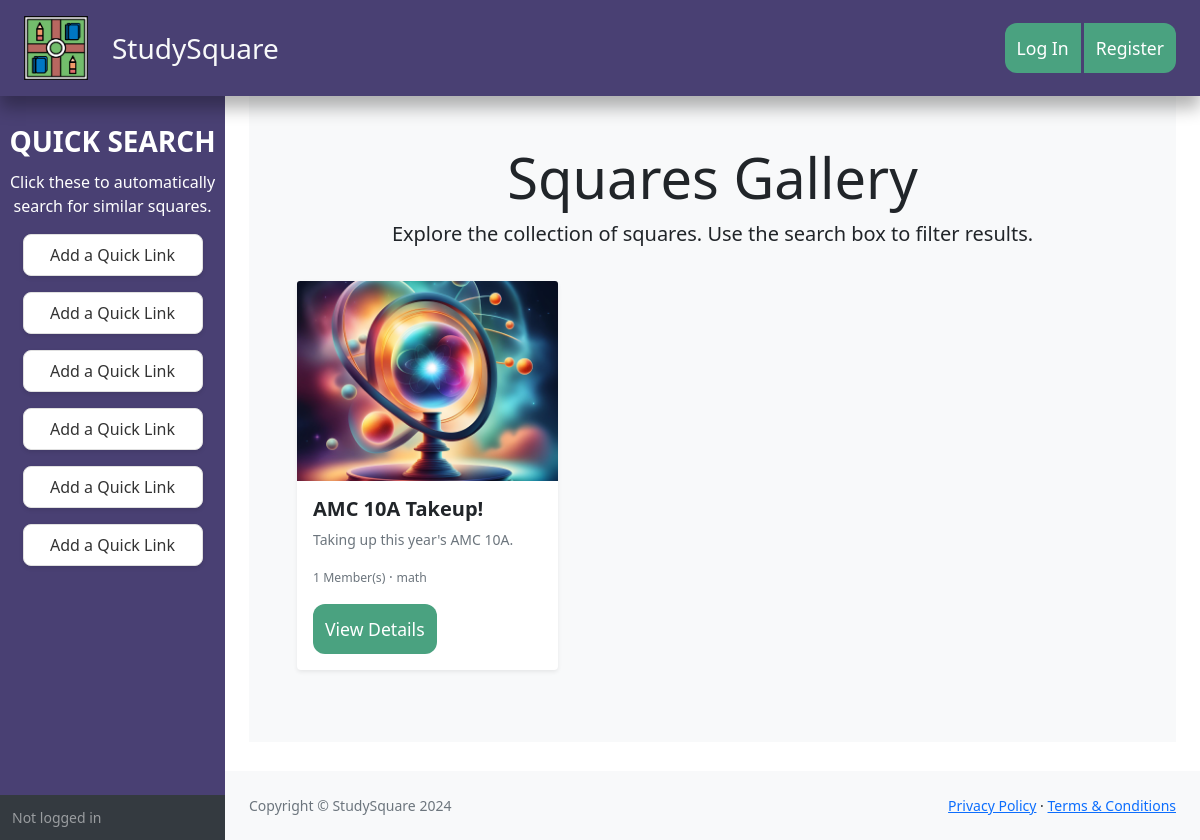
/squares, run on the app's committed database.
### tables this page shows
CREATE TABLE 'squares' (
                'id' varchar(6) NOT NULL UNIQUE,
                'name' varchar(256) NOT NULL,
                'creator' integer NOT NULL,
                'create_date' datetime NOT NULL DEFAULT(0),
                'preview' varchar(200),
                'description' varchar(1000),
                'public' boolean NOT NULL DEFAULT(1),
                'members' integer NOT NULL DEFAULT(1),
                'meeting_code' varchar(64) NOT NULL,
                'image_type' integer NOT NULL,
                'topic' varchar(64) NOT NULL
            );

### application.py (the view)
@app.route("/squares")
def squares():
    title = request.args.get("title")
    if not title:
        title = None
    query = "SELECT * FROM squares"
    modifier = ""
    args = []
    if title:
        modifier += " WHERE (LOWER(name) LIKE ?)"
        args.append('%' + title.lower() + '%')
    query += modifier
    data = db.execute(query, *args)
    if not data:
        flash("No such squares found.", "warning")
        return redirect("/")
    return render_template("square/squares.html", squares=data)

### application.py (called while the page is built)
@app.after_request
def security_policies(response):
    response.headers['Strict-Transport-Security'] = 'max-age=31536000; includeSubDomains'
    response.headers['X-Content-Type-Options'] = 'nosniff'
    response.headers['X-Frame-Options'] = 'SAMEORIGIN'
    response.headers['X-XSS-Protection'] = '1; mode=block'
    return response

### templates/square/squares.html (shortened to what this page needs)
{% extends "layout.html" %}
{% block main %}
<section class="squares-container">
    <div class="squares-header text-center">
        <h1 class="display-4">Squares Gallery</h1>
        <p class="lead">Explore the collection of squares. Use the search box to filter results.</p>
    </div>
    <div class="squares-grid row">
        {% for square in squares %}
            <div class="col-md-4 mb-4">
                <div class="card shadow-sm rounded">
                    <img src="static/square{{ square.image_type }}.png" class="card-img-top img-fluid" alt="{{ square.name }}">
                    <div class="card-body">
                        <h5 class="card-title">{{ square.name }}</h5>
                        <p class="card-text">{{ square.preview }}</p>
                        <p class="card-text"><small class="text-muted">{{ square.members }} Member(s)</small> &middot; <small class="text-muted">{{ square.topic }}</small></p>
                        <a href="/square/{{ square.id }}" class="btn btn-primary">View Details</a>
                    </div>
                </div>
            </div>
        {% endfor %}
    </div>
</section>
{% endblock %}
{% block sidebar %}
<div class="nav">
    <center>
    <div class="fs-3 fw-bold mt-4 mb-2" style="color: white;">QUICK SEARCH</div>
    <div class="fs-6 mb-3" style="color: white">Click these to automatically search for similar squares.</div>
    <ul class="quicksearch-list">
        <li class="quicksearch-item">
            <a href="#" class="quicksearch-link">Add a Quick Link</a>
        </li>
        <li class="quicksearch-item">
            <a href="#" class="quicksearch-link">Add a Quick Link</a>
        </li>
        <li class="quicksearch-item">
            <a href="#" class="quicksearch-link">Add a Quick Link</a>
        </li>
        <li class="quicksearch-item">
            <a href="#" class="quicksearch-link">Add a Quick Link</a>
        </li>
        <li class="quicksearch-item">
            <a href="#" class="quicksearch-link">Add a Quick Link</a>
        </li>
        <li class="quicksearch-item">
            <a href="#" class="quicksearch-link">Add a Quick Link</a>
        </li>
    </ul>
</center>
</div>
{% endblock %}

### templates/layout.html (shortened to what this page needs)
<!DOCTYPE html>
<html lang="en">
    <head>
        <link href="/static/style.css" rel="stylesheet">
        <link href="https://cdn.jsdelivr.net/npm/bootstrap@5.0.2/dist/css/bootstrap.min.css" rel="stylesheet">
        <link href="https://cdn.jsdelivr.net/npm/simple-datatables@7.1.2/dist/style.min.css" rel="stylesheet" />
    </head>
    <body>
        <nav class="sb-topnav navbar navbar-expand navbar-dark py-5" style="background-color: #494073; box-shadow: 0 0.75em 1em rgba(0, 0, 0, 0.3);">
            <a href="/"><img src="/static/favicon.png" style="width: 4rem;" class="me-4 ms-4"></a>
            <a href="/" class="text-decoration-none"><div class="lead text-light fs-3">StudySquare</div></a>
            {% if session.user_id %}
                <form class="d-none d-md-inline-block form-inline me-auto ms-auto me-md-4 my-2 my-md-0">
                    <div class="input-group">
                        <input class="form-control form-control-lg" type="text" placeholder="Search for Squares" aria-label="Search for..." aria-describedby="btnNavbarSearch" style="width: 400px;"/>
                        <button class="btn btn-primary" id="square_search" type="button"><i class="fas fa-search"></i></button>
                    </div>
                </form>
                <div class="d-md-inline-block form-inline me-0 ms-auto me-md-4 my-2 my-md-0 btn-group">
                    <a class="btn btn-primary" href="/squares/create">Start a Square</a>
                    <a class="btn btn-primary" href="/squares">All Squares</a>
                </div>
                <ul class="navbar-nav ms-3 me-3">
                    <li class="nav-item dropdown">
                        <a class="nav-link dropdown-toggle" id="navbarDropdown" href="#" role="button" data-bs-toggle="dropdown" aria-expanded="false"><i class="fas fa-user fa-fw"></i></a>
                        <ul class="dropdown-menu dropdown-menu-end" aria-labelledby="navbarDropdown">
                            <li><a class="dropdown-item" href="/profile">Profile</a></li>
                            <li><a class="dropdown-item" href="/activity">Activity Log</a></li>
                            <li><hr class="dropdown-divider" /></li>
                            <li><a class="dropdown-item" href="/logout">Logout</a></li>
                        </ul>
                    </li>
                </ul>
            {% else %}
                <div class="d-md-inline-block form-inline me-0 ms-auto me-md-4 my-2 my-md-0 btn-group">
                    <a class="btn btn-primary" href="/login">Log In</a>
                    <a class="btn btn-primary" href="/register">Register</a>
                </div>
            {% endif %}
        </nav>
        <div id="layoutSidenav">
            <div id="layoutSidenav_nav">
                <nav class="sb-sidenav accordion sb-sidenav-dark" style="background-color: #494073;" id="sidenavAccordion">
                    <div class="sb-sidenav-menu">
                        {% block sidebar %}{% endblock %}
                    </div>
                    <div class="sb-sidenav-footer">
                        {% if session.user_id %}
                            <div class="small">Logged in as:</div>
                            <b>{{ session.username }}</b>
                        {% else %}
                            <div class="small">Not logged in</div>
                        {% endif %}
                    </div>
                </nav>
            </div>
            <div id="layoutSidenav_content">
                <main class="container-fluid">
                    {% block main %}{% endblock %}
                </main>
                <footer class="py-4 bg-light mt-auto">
                    <div class="container-fluid px-4">
                        <div class="d-flex align-items-center justify-content-between small">
                            <div class="text-muted">Copyright &copy; StudySquare 2024</div>
                            <div>
                                <a href="#">Privacy Policy</a>
                                &middot;
                                <a href="#">Terms &amp; Conditions</a>
                            </div>
                        </div>
                    </div>
                </footer>
            </div>
        </div>
    </body>
</html>

### templates/layout.html (style rules this page uses)
.btn { border: none; border-radius: 12px; padding: 0.75rem; transition: background-color 0.3s ease, transform 0.2s ease; font-size: 1.1rem; }
.btn-primary { background-color: #4aa280; }
.quicksearch-list { list-style: none; padding: 0; margin: 0; }
.quicksearch-item { margin-bottom: 1em; width: 80%; }
.quicksearch-link { display: block; padding: 0.5em 1em; background-color: #ffffff; border: 1px solid #e0e0e0; border-radius: 0.5em; color: #333; font-size: 1em; text-align: center; text-decoration: none; transition: background-color 0.3s ease, transform 0.3s ease; box-shadow: 0 2px 4px rgba(0, 0, 0, 0.1); }

### templates/square/squares.html (style rules this page uses)
.squares-container { padding: 3rem; background: #f8f9fa; }
.squares-header { margin-bottom: 2rem; }
.squares-grid .card { border: none; border-radius: 0.5rem; transition: transform 0.3s ease, box-shadow 0.3s ease; }
.squares-grid .card-img-top { height: 200px; object-fit: cover; }
.card-title { font-size: 1.25rem; font-weight: bold; }
.card-text { font-size: 0.875rem; color: #6c757d; }

### data on the page
squares: name "AMC 10A Takeup!", preview "Taking up this year's AMC 10A.", members "1", topic "math"
